Frame 1 (no input): blank canvas, image omitted
Frame 60 (no input): blank canvas, image omitted
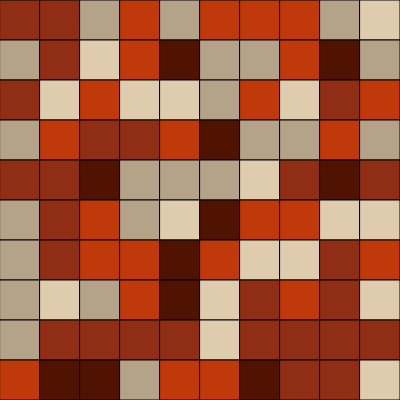
Frame 120 (the mouse pressed at the canvas centre since frame 60)

The p5.js sketch whose frames 1 and 60 were blank and that drew this single picture after the mouse press (run headless with seeded random() and noise() and a simulated clock; from frame 60 on, the mouse is pressed at the canvas centre):

// p5.js sketch
// ── sketch.js
let x = 10
let y = 10

//let brickColorCol[brickColorRow[]]

let palette = ['#dfccaf','#b4a389','#bf390b','#902e15','#511301']

function setup() {
  createCanvas(400, 400)
/*
  sliderSpacing = 25;
  sliderOffset = width + 10;

  xslider = createSlider(1, 100, x, 1);
  xslider.sliderNumber = 1; //<<<
  xslider.position(sliderOffset, xslider.sliderNumber * sliderSpacing);
  xslider.style("width", "80px");

  yslider = createSlider(1, 100, y, 1);
  yslider.sliderNumber = 2; //<<<
  yslider.position(sliderOffset, yslider.sliderNumber * sliderSpacing);
  yslider.style("width", "80px");
*/
  background(220)
  //translate(col*width/10, row*height/10) <<<<<<<<
/*
  x = xslider.value()
  y = yslider.value()*/
}

function draw() {
  
}

/*

let palette = ['#dfccaf','#b4a389','#bf390b','#902e15','#511301']

let fillNum = Math.round(random(4))
fill(palette[fillNum])

*/

function mousePressed() {
  for (let col = 0; col < x; col++) {
    for (let row = 0; row < y; row++) {
      let fillNum = Math.round(random(palette.length-1))
      fill(palette[fillNum])
      rect(col*width/x,row*width/y,width/x,height/y)
    }
  }
}
